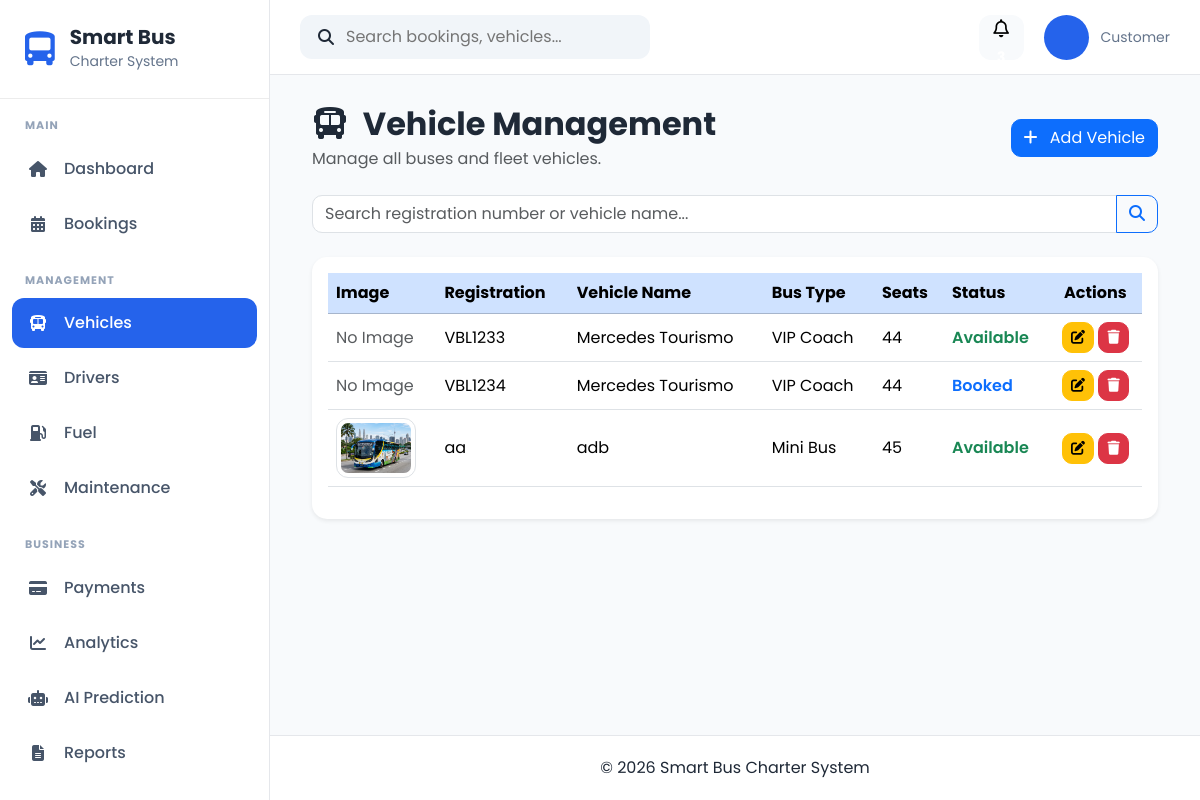
Page /vehicles/ on the earlier database version.
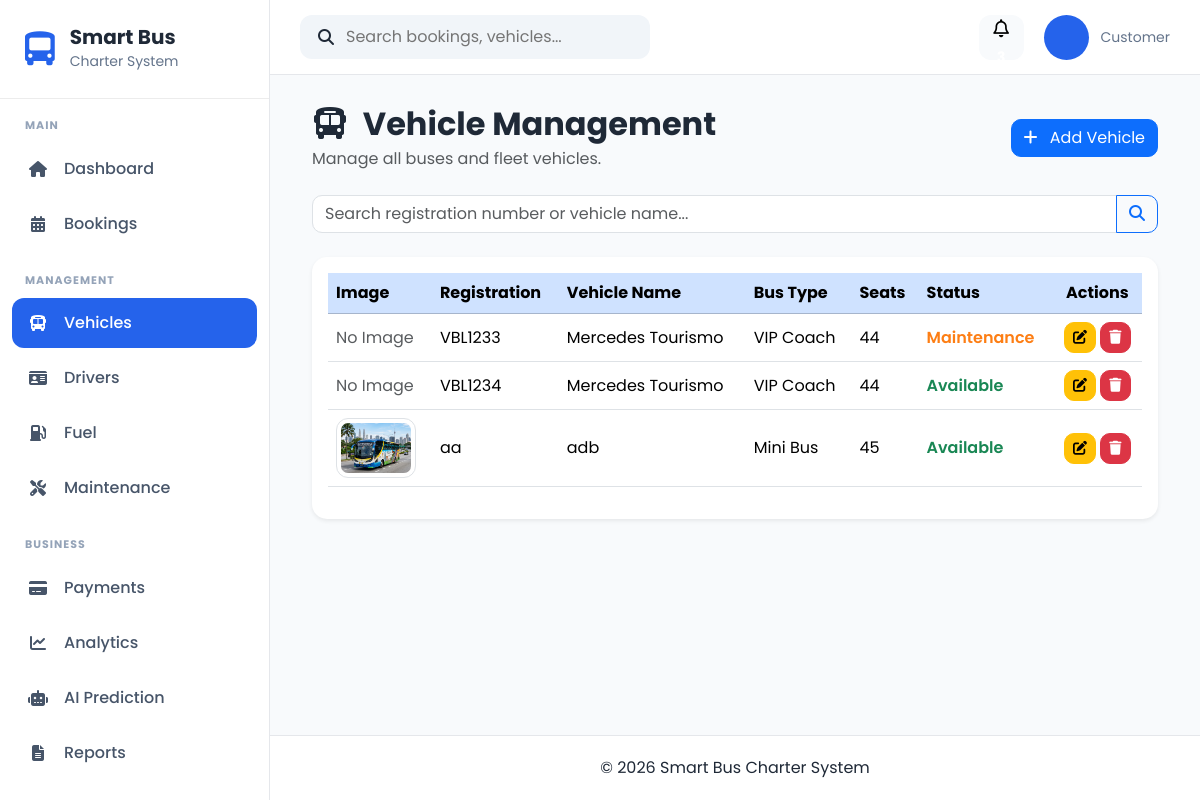
Same page on the later database version.
### apps/vehicles/models.py (models this page shows, shortened)
class Vehicle(models.Model):
    STATUS_CHOICES = [
        ("Available", "Available"),
        ("Booked", "Booked"),
        ("Maintenance", "Maintenance"),
        ("Inactive", "Inactive"),
    ]
    BUS_TYPE_CHOICES = [
        ("Mini Bus", "Mini Bus"),
        ("Standard Bus", "Standard Bus"),
        ("VIP Coach", "VIP Coach"),
    ]
    registration_number = models.CharField(
        max_length=20,
        unique=True
    )
    vehicle_name = models.CharField(
        max_length=100
    )
    bus_type = models.CharField(
        max_length=30,
        choices=BUS_TYPE_CHOICES
    )
    seat_capacity = models.PositiveIntegerField()
    manufacture_year = models.PositiveIntegerField()
    insurance_expiry = models.DateField()
    road_tax_expiry = models.DateField()
    status = models.CharField(
        max_length=20,
        choices=STATUS_CHOICES,
        default="Available"
    )
    image = models.ImageField(
        upload_to="vehicles/",
        blank=True,
        null=True
    )
    created_at = models.DateTimeField(auto_now_add=True)
    updated_at = models.DateTimeField(auto_now=True)

### apps/vehicles/views.py (the view)
# urls.py: path("", views.vehicle_list, name="vehicle_list"),
def vehicle_list(request):
    search = request.GET.get("search", "")
    vehicles = Vehicle.objects.all().order_by("registration_number")
    if search:
        vehicles = vehicles.filter(
            Q(registration_number__icontains=search) |
            Q(vehicle_name__icontains=search)
        )
    paginator = Paginator(vehicles, 10)
    page_number = request.GET.get("page")
    page_obj = paginator.get_page(page_number)
    context = {
        "page_obj": page_obj,
        "search": search,
    }
    return render(request, "vehicles/vehicle_list.html", context)

### templates/vehicles/vehicle_list.html (shortened to what this page needs)
{% extends "crud/base_list.html" %}
{% load static %}
{% block header_title %}
<i class="fas fa-bus me-2"></i>
Vehicle Management
{% endblock %}
{% block header_subtitle %}
Manage all buses and fleet vehicles.
{% endblock %}
{% block add_button %}
<a href="{% url 'vehicles:vehicle_create' %}" class="btn btn-primary">
    <i class="fas fa-plus me-2"></i>
    Add Vehicle
</a>
{% endblock %}
{% block search %}
<form method="GET" class="mb-4">
    <div class="input-group">
        <input
            type="text"
            name="search"
            class="form-control"
            placeholder="Search registration number or vehicle name..."
            value="{{ search }}">
        <button class="btn btn-outline-primary" type="submit">
            <i class="fas fa-search"></i>
        </button>
    </div>
</form>
{% endblock %}
{% block table %}
<table class="table table-hover align-middle">
    <thead class="table-primary">
        <tr>
            <th>Image</th>
            <th>Registration</th>
            <th>Vehicle Name</th>
            <th>Bus Type</th>
            <th>Seats</th>
            <th>Status</th>
            <th class="text-center">Actions</th>
        </tr>
    </thead>
    <tbody>
    {% for vehicle in page_obj %}
        <tr>
            <td>
                {% if vehicle.image %}
                    <img src="{{ vehicle.image.url }}"
                         class="img-thumbnail"
                         style="width:80px;height:60px;object-fit:cover;">
                {% else %}
                    <span class="text-muted">No Image</span>
                {% endif %}
            </td>
            <td>{{ vehicle.registration_number }}</td>
            <td>{{ vehicle.vehicle_name }}</td>
            <td>{{ vehicle.bus_type }}</td>
            <td>{{ vehicle.seat_capacity }}</td>
            <td>
                {% if vehicle.status == "Available" %}
                    <span style="color:#198754;font-weight:600;">
                        {{ vehicle.status }}
                    </span>
                {% elif vehicle.status == "Booked" %}
                    <span style="color:#0d6efd;font-weight:600;">
                        {{ vehicle.status }}
                    </span>
                {% elif vehicle.status == "Maintenance" %}
                    <span style="color:#fd7e14;font-weight:600;">
                        {{ vehicle.status }}
                    </span>
                {% elif vehicle.status == "Inactive" %}
                    <span style="color:#dc3545;font-weight:600;">
                        {{ vehicle.status }}
                    </span>
                {% else %}
                    <span style="font-weight:600;">
                        {{ vehicle.status }}
                    </span>
                {% endif %}
            </td>
            <td class="text-center">
                <a href="{% url 'vehicles:vehicle_update' vehicle.pk %}"
                   class="btn btn-warning btn-sm">
                    <i class="fas fa-edit"></i>
                </a>
                <a href="{% url 'vehicles:vehicle_delete' vehicle.pk %}"
                   class="btn btn-danger btn-sm">
                    <i class="fas fa-trash"></i>
                </a>
            </td>
        </tr>
    {% endfor %}
    </tbody>
</table>
{% endblock %}

Differences in the rows shown:
changed Vehicle "VBL1233": status "Available" → "Maintenance"
changed Vehicle "VBL1234": status "Booked" → "Available"
